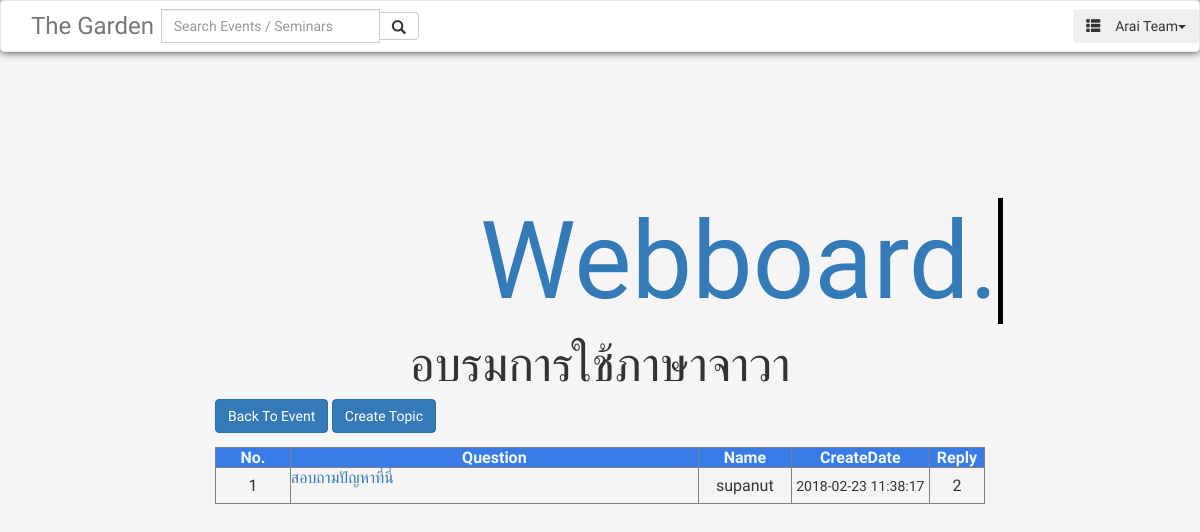
The page /nut.php?noevent=1 (signed in) on the database its author committed.
### tables this page shows
CREATE TABLE `event` (
  `noevent` int(10) UNSIGNED NOT NULL,
  `username` varchar(15) NOT NULL,
  `name` varchar(50) NOT NULL,
  `type` varchar(10) NOT NULL,
  `current` smallint(6) NOT NULL,
  `capacity` smallint(6) NOT NULL,
  `price` int(11) NOT NULL,
  `imagePath` text NOT NULL,
  `vdoPath` text NOT NULL,
  `description` text NOT NULL,
  `create_date_time` datetime NOT NULL,
  `start_date_time` datetime NOT NULL,
  `end_date_time` datetime NOT NULL,
  `location` text NOT NULL,
  `condition` text NOT NULL,
  `status` tinyint(1) NOT NULL
);

CREATE TABLE `topic` (
  `notopic` int(10) UNSIGNED NOT NULL,
  `noevent` int(10) UNSIGNED NOT NULL,
  `username` varchar(15) NOT NULL,
  `header` varchar(200) NOT NULL,
  `description` text NOT NULL,
  `date_time` datetime NOT NULL
);

### nut.php (the view, shortened to what this page needs)
<html>
<head>
<?php
require './header.php';
include "./database/epmtfafn_satta_db.php" ;?>
    <link rel="stylesheet" type="text/css" href="css/webboard.css">
</head>
<body style="font-family: 'Ubuntu', sans-serif;
    font-family: 'Noto Serif', serif;
    font-family: 'Nanum Gothic', sans-serif;
    font-family: 'Libre Baskerville', serif;
    font-family: 'Mitr', sans-serif;height:800px; background-color:rgb(245, 245, 245);">
<?php
$db = new DataBase();
$db->openDataBase();
$data=$db->get_topic_noevent_all($_GET['noevent']);
  $event=$db->get_noevent($_GET['noevent']);
?>
<div class="col-sm-2" ></div>
<div class="col-sm-8" >
  <div id="wallTopic" class="col-sm-12">
  <h1>
    <a href=""  style="font-size: 3em;"  class="typewrite" data-period="3000" data-type='[ "Webboard." ]'>
    </a>
  </h1>
  </div>
<div class="sticky-top" >
<center><font size="100px" ><?php echo $event['name']?></font></center>
<form method="get" action='eventMain.php'>
    <button class="btn btn-primary" type="submit">Back To Event</button>
    <a href="#popup1" class="btn btn-primary" data-toggle="modal" data-target="#myModal">Create Topic</a>
</form>
<table border="-1">
<tr id="TopicHeader" style="background-color: #397be6;
  -webkit-text-fill-color: aliceblue;">
<th width="85" > <div  align="center">No.</div></th>
<th width="480"> <div  align="center">Question </div></th>
<th width="100"> <div align="center">Name</div></th>
<th width="150"> <div align="center">CreateDate</div></th>
<th width="58"> <div align="center">Reply</div></th>
</tr>
<?php
$i=0; foreach ($data as $index) {
    ?>
<tr id="choice">
<?php $i=$i+1;
$db = new DataBase();
$db->openDataBase();
$reply=$db->get_comment_notopic_all($index['notopic']);
?>
<td><div id="NoTopic"  align="center"><?php echo $i?></div></td>
<td>
<form action="topic.php" method="get">
<a href="#" onclick="$(this).closest('form').submit()" value=$index["header"] name='v' ><?php echo $index["header"]?></a>
</form>
</td>
<td><div align="center" ><?php echo $index["username"]?></div></td>
<td><div align="center" style="font-size: 14px;"><?php echo $index["date_time"]?></div></td>
<td><div align="center"><?php echo count($reply)?></div></td>
</tr>
<?php
 }
?>
</table>
</div>
<div class="col-sm-2" "> </div>
</div>
</body>
</html>

### css/webboard.css (style rules this page uses)
body { background-color:rgb(230, 42, 42); font-family: 'Ubuntu', sans-serif; font-family: 'Noto Serif', serif; font-family: 'Nanum Gothic', sans-serif; font-family: 'Libre Baskerville', serif; font-family: 'Mitr', sans-serif; }
h1 { color:red; margin-top: 130px; margin-left: 250px; }

### rows shown on the page
event: name "อบรมการใช้ภาษาจาวา"
topic: header "สอบถามปัญหาที่นี่", username "supanut", date_time "2018-02-23 11:38:17", count($reply) "2"

### other values the page prints
$_SESSION['first_name'] "Arai"
$_SESSION['last_name'] "Team"
